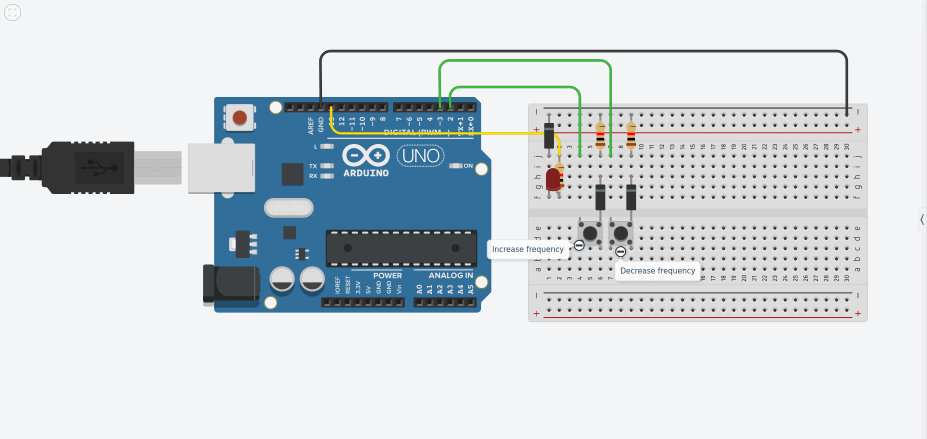
//> input picture libcapture/tools/blinking_with_custom_frequency/Circut.png, 1853 x 877 px (shown at 1/2 size)
$ ./cvshow ../../libcapture/tools/blinking_with_custom_frequency/Circut.png 3   (built with g++ and OpenCV 4)
//> lines starting //> are read from the running program, lines starting //| are printed output that depends on the picture
#include <opencv2/core.hpp>
#include <opencv2/highgui.hpp>
#include <opencv2/imgproc.hpp>
#include <opencv2/core/types.hpp>

#include <opencv2/opencv.hpp>

#include <iostream>

int main(int argc, char *argv[]) {
    if (argc < 2) {
        std::cout << "Usage: " << argv[0] << " in file {scale_percent}" << std::endl;
    }

    cv::Mat orig = cv::imread(argv[1], cv::IMREAD_ANYDEPTH |
                                                  cv::IMREAD_ANYCOLOR);
//> orig is the input picture: 877 rows x 1853 cols, CV_8UC3; mean B, G, R 218.4, 214.5, 208

    //cv::namedWindow(argv[1], cv::WINDOW_NORMAL | cv::WINDOW_KEEPRATIO | cv::WINDOW_GUI_EXPANDED);

    int scale_percent = 20;
    if (argc > 2) {
        scale_percent = atoi(argv[2]);
//> scale_percent = 3
    }
    int down_width = orig.cols * scale_percent / 100;
//> down_width = 55
    int down_height = orig.rows * scale_percent / 100;
//> down_height = 26
    cv::Mat resized_down;
    cv::resize(orig, resized_down, cv::Size(down_width, down_height), cv::INTER_LINEAR);
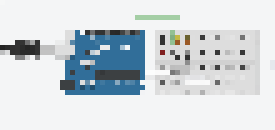
//> resized_down: 26 rows x 55 cols, CV_8UC3 (shown 5 times larger); mean B, G, R 219.6, 215.1, 208

    // Display the image.
    cv::imshow(argv[1], resized_down);
    // Wait for a keystroke.
    cv::waitKey(0);
    // Destroys all the windows created
    cv::destroyAllWindows();

#if 0
    cv::imwrite("../data/origin.bmp", orig);
#endif

    return 0;
}
